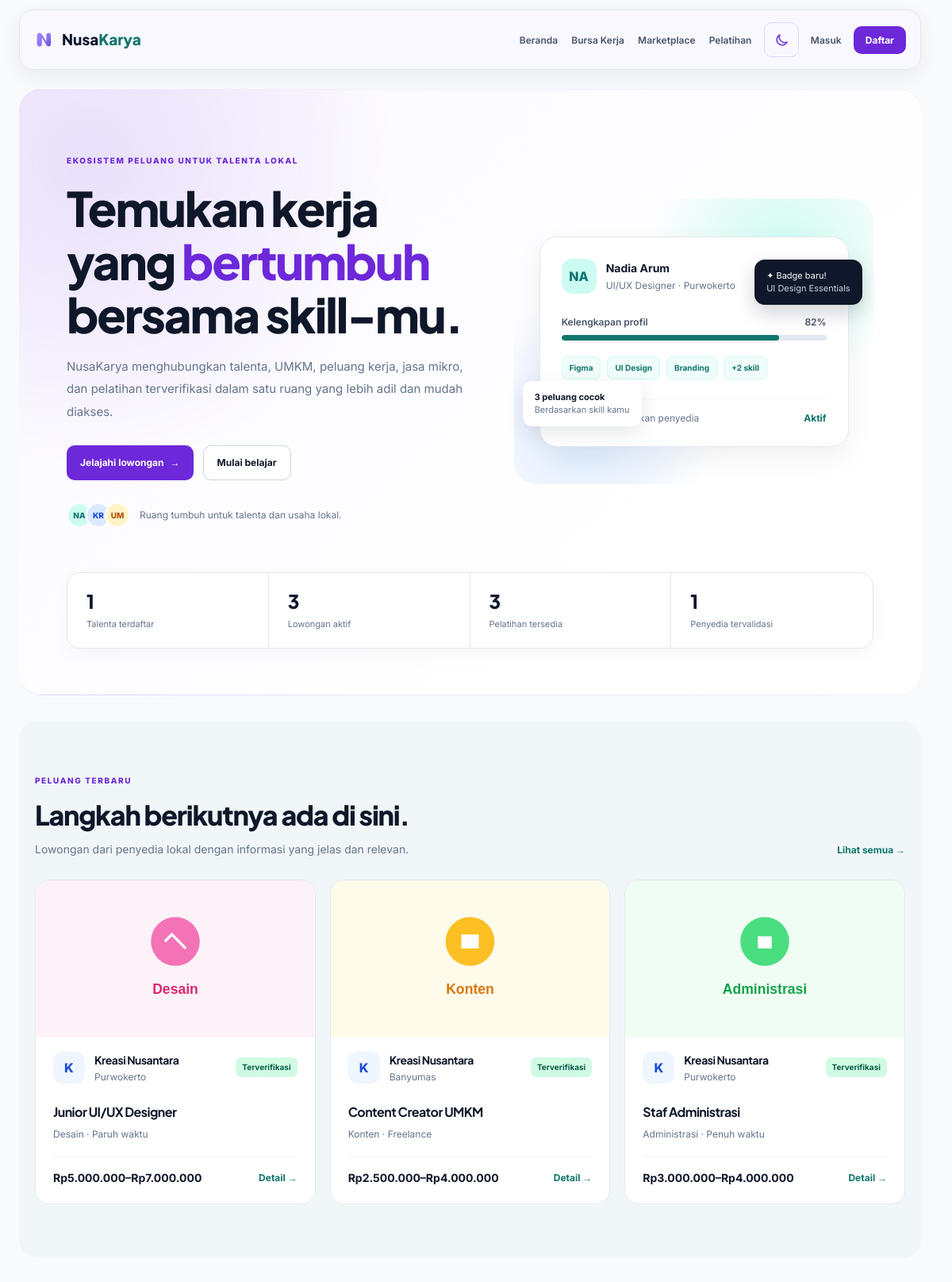
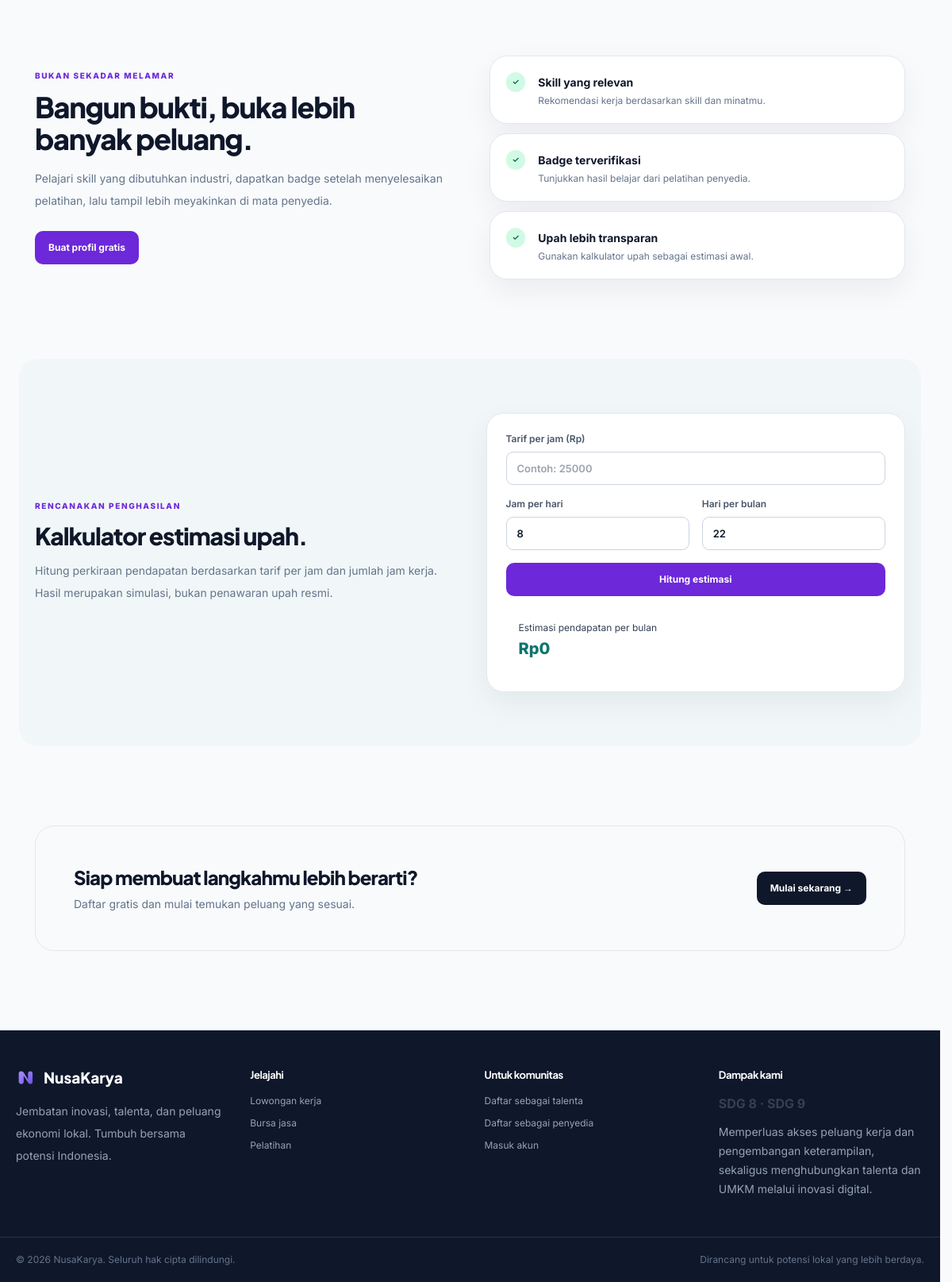
The page / on the database its author committed (2 pictures, top to bottom).
### tables this page shows
CREATE TABLE IF NOT EXISTS users (
  id BIGINT UNSIGNED AUTO_INCREMENT PRIMARY KEY,
  nama VARCHAR(120) NOT NULL,
  email VARCHAR(160) NOT NULL UNIQUE,
  password VARCHAR(255) NOT NULL,
  role ENUM('admin','penyedia','pekerja') NOT NULL DEFAULT 'pekerja',
  telepon VARCHAR(25) DEFAULT NULL,
  lokasi VARCHAR(120) DEFAULT NULL,
  deskripsi TEXT DEFAULT NULL,
  skills TEXT DEFAULT NULL,
  foto VARCHAR(255) DEFAULT NULL,
  is_verified TINYINT(1) NOT NULL DEFAULT 0,
  created_at TIMESTAMP NOT NULL DEFAULT CURRENT_TIMESTAMP,
  updated_at TIMESTAMP NULL DEFAULT NULL ON UPDATE CURRENT_TIMESTAMP,
  INDEX idx_users_role (role),
  INDEX idx_users_lokasi (lokasi)
);

CREATE TABLE IF NOT EXISTS lowongan (
  id BIGINT UNSIGNED AUTO_INCREMENT PRIMARY KEY,
  penyedia_id BIGINT UNSIGNED NOT NULL,
  judul VARCHAR(160) NOT NULL,
  kategori ENUM('Desain','Konten','Teknologi','Administrasi','Lainnya') NOT NULL DEFAULT 'Lainnya',
  jenis_pekerjaan VARCHAR(60) NOT NULL DEFAULT 'Penuh waktu',
  lokasi VARCHAR(120) NOT NULL,
  gaji_min DECIMAL(14,2) DEFAULT NULL,
  gaji_max DECIMAL(14,2) DEFAULT NULL,
  deskripsi TEXT NOT NULL,
  persyaratan TEXT DEFAULT NULL,
  batas_lamaran DATE DEFAULT NULL,
  gambar VARCHAR(255) NULL,
  status ENUM('Aktif','Ditutup') NOT NULL DEFAULT 'Aktif',
  created_at TIMESTAMP NOT NULL DEFAULT CURRENT_TIMESTAMP,
  CONSTRAINT fk_lowongan_penyedia FOREIGN KEY (penyedia_id) REFERENCES users(id) ON DELETE CASCADE,
  INDEX idx_lowongan_filter (status, kategori, lokasi)
);

### config/koneksi.php (called while the page is built, shortened)
<?php
$host = 'localhost';
$db   = 'db_nusakarya';
$user = 'root';
$pass = '';
try {
    $mysqli = new mysqli($host, $user, $pass, $db);
    $mysqli->set_charset('utf8mb4');
    require_once __DIR__ . '/database.php';
    $pdo = new Database($mysqli);
} catch (mysqli_sql_exception $e) {
    error_log('Database connection error: ' . $e->getMessage());
    http_response_code(500);
    exit('Koneksi database gagal. Periksa konfigurasi di config/koneksi.php.');
}

### config/database.php (called while the page is built, shortened)
<?php
class Database
{
    private mysqli $connection;
    public function __construct(mysqli $connection) { $this->connection = $connection; }
    public function query(string $sql): DatabaseStatement
    {
        $result = $this->connection->query($sql);
        return new DatabaseStatement(null, $result);
    }
}
class DatabaseStatement
{
    private ?mysqli_result $result;
    public function __construct(?mysqli_stmt $statement, ?mysqli_result $result = null, array $parameterNames = [])
    { $this->statement=$statement; $this->result=$result; $this->parameterNames=$parameterNames; }
    public function fetchAll(): array { return $this->result instanceof mysqli_result?$this->result->fetch_all(MYSQLI_ASSOC):[]; }
    public function fetchColumn(int $column=0): mixed {
        $row=$this->result->fetch_row(); return is_array($row)&&array_key_exists($column,$row)?$row[$column]:false;
    }
    public function close(): void {
        if ($this->result instanceof mysqli_result) { $this->result->free(); $this->result=null; }
    }
}

### config/functions.php (called while the page is built, shortened)
<?php
function e(?string $value): string
{
    return htmlspecialchars((string) $value, ENT_QUOTES, "UTF-8");
}
function rupiah($value): string
{
    return "Rp" . number_format((float) $value, 0, ",", ".");
}
function card_image(?string $file, string $kategori, string $folder): string
{
    $cat = strtolower(trim($kategori));
    $map = [
        'desain' => 'placeholder-desain.svg',
        'konten' => 'placeholder-konten.svg',
        'teknologi' => 'placeholder-teknologi.svg',
        'administrasi' => 'placeholder-administrasi.svg',
        'lainnya' => 'placeholder-lainnya.svg',
    ];
    $svg = $map[$cat] ?? 'placeholder-default.svg';
    return BASE_URL . '/assets/img/' . $svg;
}

### index.php (the view, shortened to what this page needs)
<?php
require_once __DIR__ . '/config/koneksi.php';
require_once __DIR__ . '/config/functions.php';
$jobs = $pdo->query("SELECT l.*, u.nama AS penyedia, u.is_verified FROM lowongan l JOIN users u ON u.id = l.penyedia_id WHERE l.status = 'Aktif' ORDER BY l.created_at DESC LIMIT 3")->fetchAll();
$stats = [
    'talenta'   => (int)$pdo->query("SELECT COUNT(*) FROM users WHERE role = 'pekerja'")->fetchColumn(),
    'lowongan'  => (int)$pdo->query("SELECT COUNT(*) FROM lowongan WHERE status = 'Aktif'")->fetchColumn(),
    'pelatihan' => (int)$pdo->query("SELECT COUNT(*) FROM pelatihan")->fetchColumn(),
    'penyedia'  => (int)$pdo->query("SELECT COUNT(*) FROM users WHERE role = 'penyedia' AND is_verified = 1")->fetchColumn(),
];
require __DIR__ . '/includes/header.php';
?>
<main>
    <section class="hero max-w-6xl mx-auto">
        <div class="hero-grid">
            <div>
                <p class="eyebrow">Ekosistem peluang untuk talenta lokal</p>
                <h1>Temukan kerja yang <span>bertumbuh</span> bersama skill-mu.</h1>
                <p class="hero-copy">NusaKarya menghubungkan talenta, UMKM, peluang kerja, jasa mikro, dan pelatihan
                    terverifikasi dalam satu ruang yang lebih adil dan mudah diakses.</p>
                <div class="flex flex-wrap gap-3 mt-7">
                    <a class="btn-primary" href="<?= BASE_URL ?>/lowongan.php">Jelajahi lowongan <span>→</span></a>
                    <a class="btn-secondary" href="<?= BASE_URL ?>/pelatihan.php">Mulai belajar</a>
                </div>
                <div class="flex items-center gap-3 mt-7 text-xs text-slate-500">
                    <div class="flex -space-x-2">
                        <span class="avatar !w-8 !h-8 !rounded-full border-2 border-white text-[10px]">NA</span>
                        <span
                            class="avatar !w-8 !h-8 !rounded-full !bg-blue-100 !text-blue-700 !rounded-full border-2 border-white text-[10px]">KR</span>
                        <span
                            class="avatar !w-8 !h-8 !rounded-full !bg-amber-100 !text-amber-700 !rounded-full border-2 border-white text-[10px]">UM</span>
                    </div>
                    <span>Ruang tumbuh untuk talenta dan usaha lokal.</span>
                </div>
            </div>
            <div class="profile-stage rounded-[28px]">
                <div class="profile-card">
                    <div class="flex items-center gap-3">
                        <div class="avatar">NA</div>
                        <div>
                            <p class="font-bold text-ink text-sm">Nadia Arum</p>
                            <p class="text-xs text-slate-500 mt-1">UI/UX Designer · Purwokerto</p>
                        </div>
                        <span class="ml-auto badge-green">✓ Terverifikasi</span>
                    </div>
                    <div class="mt-7 flex justify-between text-xs font-semibold text-slate-600">
                        <span>Kelengkapan profil</span>
                        <span>82%</span>
                    </div>
                    <div class="progress mt-2"><span></span></div>
                    <div class="flex flex-wrap gap-2 mt-5">
                        <span class="skill">Figma</span>
                        <span class="skill">UI Design</span>
                        <span class="skill">Branding</span>
                        <span class="skill">+2 skill</span>
                    </div>
                    <div class="border-t border-slate-100 mt-6 pt-4 flex justify-between text-xs">
                        <span class="text-slate-500">Profil siap ditemukan penyedia</span>
                        <span class="font-bold text-teal">Aktif</span>
                    </div>
                    <div class="float-badge">✦ Badge baru!<br><span class="text-slate-300 font-normal">UI Design
                            Essentials</span></div>
                    <div class="float-match"><b class="text-ink">3 peluang cocok</b><br><span
                            class="text-slate-500">Berdasarkan skill kamu</span></div>
                </div>
            </div>
        </div>
        <div class="stats-grid mt-14">
            <div class="stat"><strong><?= number_format($stats['talenta']) ?></strong><span>Talenta terdaftar</span>
            </div>
            <div class="stat"><strong><?= number_format($stats['lowongan']) ?></strong><span>Lowongan aktif</span></div>
            <div class="stat"><strong><?= number_format($stats['pelatihan']) ?></strong><span>Pelatihan tersedia</span>
            </div>
            <div class="stat"><strong><?= number_format($stats['penyedia']) ?></strong><span>Penyedia tervalidasi</span>
            </div>
        </div>
    </section>
    <section class="section section-soft">
        <div class="max-w-6xl mx-auto">
            <div class="section-heading">
                <div>
                    <p class="eyebrow">Peluang terbaru</p>
                    <h2>Langkah berikutnya ada di sini.</h2>
                    <p class="text-sm text-slate-500 mt-2">Lowongan dari penyedia lokal dengan informasi yang jelas dan
                        relevan.</p>
                </div>
                <a class="text-link" href="<?= BASE_URL ?>/lowongan.php">Lihat semua →</a>
            </div>
            <div class="card-grid">
                <?php foreach ($jobs as $job): ?>
                <article class="job-card">
                    <img class="card-thumb" src="<?= e(card_image($job['gambar'] ?? null, $job['kategori'] ?? '', 'uploads/portfolio')) ?>" alt="<?= e($job['judul']) ?>" loading="lazy">
                    <div class="flex items-center gap-3">
                        <div class="company-icon"><?= e(strtoupper(substr($job['penyedia'], 0, 1))) ?></div>
                        <div>
                            <h3 class="font-bold text-ink text-sm"><?= e($job['penyedia']) ?></h3>
                            <p class="text-xs text-slate-500 mt-1"><?= e($job['lokasi']) ?></p>
                        </div>
                        <?php if ($job['is_verified']): ?>
                        <span class="badge-green ml-auto">Terverifikasi</span>
                        <?php endif; ?>
                    </div>
                    <h3 class="font-bold text-ink mt-6"><?= e($job['judul']) ?></h3>
                    <p class="text-xs text-slate-500 mt-2"><?= e($job['kategori']) ?> ·
                        <?= e($job['jenis_pekerjaan']) ?></p>
                    <div class="border-t border-slate-100 mt-5 pt-4 flex justify-between items-center">
                        <b class="text-sm text-ink"><?= rupiah($job['gaji_min']) ?>–<?= rupiah($job['gaji_max']) ?></b>
                        <a class="text-link" href="<?= BASE_URL ?>/detail-lowongan.php?id=<?= (int)$job['id'] ?>">Detail
                            →</a>
                    </div>
                </article>
                <?php endforeach; ?>
            </div>
        </div>
    </section>
    <section class="section">
        <div class="max-w-6xl mx-auto grid md:grid-cols-2 gap-12 items-center">
            <div>
                <p class="eyebrow">Bukan sekadar melamar</p>
                <h2 class="text-3xl md:text-4xl font-extrabold text-ink mt-3">Bangun bukti, buka lebih banyak peluang.
                </h2>
                <p class="text-sm leading-7 text-slate-500 mt-4">Pelajari skill yang dibutuhkan industri, dapatkan badge
                    setelah menyelesaikan pelatihan, lalu tampil lebih meyakinkan di mata penyedia.</p>
                <a class="btn-primary mt-6" href="<?= BASE_URL ?>/auth/register.php">Buat profil gratis</a>
            </div>
            <div class="space-y-3">
                <?php foreach ([
                    ['✓', 'Skill yang relevan', 'Rekomendasi kerja berdasarkan skill dan minatmu.'],
                    ['✓', 'Badge terverifikasi', 'Tunjukkan hasil belajar dari pelatihan penyedia.'],
                    ['✓', 'Upah lebih transparan', 'Gunakan kalkulator upah sebagai estimasi awal.']
                ] as $item): ?>
                <div class="surface-card p-5 flex gap-4 items-start">
                    <span class="badge-green !rounded-full"><?= $item[0] ?></span>
                    <div>
                        <b class="text-sm text-ink"><?= $item[1] ?></b>
                        <p class="text-xs text-slate-500 mt-1"><?= $item[2] ?></p>
                    </div>
                </div>
                <?php endforeach; ?>
            </div>
        </div>
    </section>
    <section class="section section-soft">
        <div class="max-w-6xl mx-auto grid md:grid-cols-2 gap-10 items-center">
            <div>
                <p class="eyebrow">Rencanakan penghasilan</p>
                <h2 class="text-3xl font-extrabold text-ink mt-3">Kalkulator estimasi upah.</h2>
                <p class="text-sm text-slate-500 leading-7 mt-3">Hitung perkiraan pendapatan berdasarkan tarif per jam
                    dan jumlah jam kerja. Hasil merupakan simulasi, bukan penawaran upah resmi.</p>
            </div>
            <form id="wageCalculator" class="surface-card p-6 grid grid-cols-2 gap-4">
                <label class="text-xs font-semibold text-slate-600 col-span-2">Tarif per jam (Rp)
                    <input id="rateHour" class="form-control mt-2" type="number" min="1" placeholder="Contoh: 25000"
                        required>
                </label>
                <label class="text-xs font-semibold text-slate-600">Jam per hari
                    <input id="hoursDay" class="form-control mt-2" type="number" min="1" max="24" value="8" required>
                </label>
                <label class="text-xs font-semibold text-slate-600">Hari per bulan
                    <input id="daysMonth" class="form-control mt-2" type="number" min="1" max="31" value="22" required>
                </label>
                <button class="btn-primary col-span-2" type="submit">Hitung estimasi</button>
                <div class="col-span-2 bg-teal-50 rounded-xl p-4">
                    <p class="text-xs text-teal-800">Estimasi pendapatan per bulan</p>
                    <p id="wageResult" class="text-xl font-extrabold text-teal mt-1">Rp0</p>
                </div>
            </form>
        </div>
    </section>
    <section class="section">
        <div
            class="max-w-6xl mx-auto rounded-3xl bg-teal-50 border border-teal-100 p-8 md:p-12 flex flex-col md:flex-row items-center justify-between gap-5">
            <div>
                <h2 class="text-2xl font-extrabold text-ink">Siap membuat langkahmu lebih berarti?</h2>
                <p class="text-sm text-slate-500 mt-2">Daftar gratis dan mulai temukan peluang yang sesuai.</p>
            </div>
            <a href="<?= BASE_URL ?>/auth/register.php" class="btn-primary !bg-ink">Mulai sekarang →</a>
        </div>
    </section>
</main>
<?php require __DIR__ . '/includes/footer.php'; ?>

### rows shown on the page
users: is_verified "1"
lowongan: id "3", shows a picture, penyedia.nama "K", penyedia.nama "Kreasi Nusantara", lokasi "Purwokerto", judul "Staf Administrasi", kategori "Administrasi", jenis_pekerjaan "Penuh waktu", gaji_min "Rp3.000.000", gaji_max "Rp4.000.000"
lowongan: shows a picture, penyedia.nama "K", penyedia.nama "Kreasi Nusantara", lokasi "Purwokerto", judul "Junior UI/UX Designer", kategori "Desain", jenis_pekerjaan "Paruh waktu", gaji_min "Rp5.000.000", gaji_max "Rp7.000.000"
lowongan: shows a picture, penyedia.nama "K", penyedia.nama "Kreasi Nusantara", lokasi "Banyumas", judul "Content Creator UMKM", kategori "Konten", jenis_pekerjaan "Freelance", gaji_min "Rp2.500.000", gaji_max "Rp4.000.000"

### other values the page prints
$item[0] "✓"
$item[1] "Skill yang relevan"
$item[2] "Rekomendasi kerja berdasarkan skill dan minatmu."
$item[1] "Badge terverifikasi"
$item[2] "Tunjukkan hasil belajar dari pelatihan penyedia."
$item[1] "Upah lebih transparan"
$item[2] "Gunakan kalkulator upah sebagai estimasi awal."
